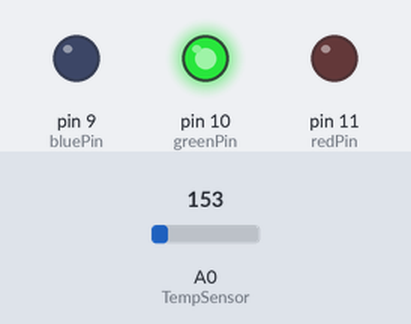
The sketch below on a simulated Arduino Uno, built with avr-gcc and run on an emulated ATmega328P. Shown: output pins drawn as LEDs (lit = HIGH). The test bench sets the inputs (shaded band); at power-on: A0 (TempSensor) = 153. What the sketch prints to the serial monitor is not drawn.

Above: at 0.1 s.
Timing chart, 0 to 1.6 s (numbered marks = the images above):
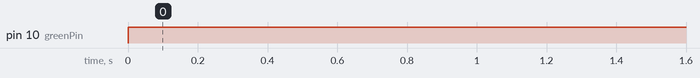

Measured:
- by itself, pin 10 (greenPin): LOW → HIGH at 0.00 s

The sketch:

temp_color_V3.ino
```cpp
int TempSensor = 0; //Our AnalogIn is pin A0
int redPin = 11;
int greenPin = 10;
int bluePin = 9;

//Colors
/*int red[3] = {255,0,0}; //ANGER
int green[3] = {0,255,0}; //Neutral
int blue[3] = {0,0,255}; //Calm or relaxed
int yellow[3] = {255,255,0}; //tense or excited
int purple[3] = {80,0,80}; // happy or romantic
int brown[3] = {165,42,42}; //nervous or anxious
*/

void setup()
{
  pinMode(redPin, OUTPUT);
  pinMode(greenPin, OUTPUT);
  pinMode(bluePin, OUTPUT);
  Serial.flush();
  Serial.begin(9600);
  //establishContact();
}

void loop()
{

  //INPUT --> everything to do with temperature
  int TempSensor_reading = analogRead(TempSensor);
  float voltage = TempSensor_reading * 5.0;
  voltage /= 1024.0;
  float temp_Celsius = (voltage - 0.5) * 100 ;
  float temp_faren = (temp_Celsius*1.8) + 32;

 //Serial.println(temp_faren);
 //OUTPUT --> Setting the ring color to the corresponding mood/emotion
 if(temp_faren>= 68.0 && temp_faren<= 69.0){
    setColor(255, 255, 0);
    Serial.println("BLUE");
    delay(1000);
 }else if(temp_faren>= 69.0 && temp_faren<=70.0) {
    setColor(0, 255, 255);  // blue
    Serial.println("RED");
    delay(1000);
 } else {
   setColor(255, 0, 255);
   Serial.println("GREEN");
   delay(1000);
 }
}

void setColor(int red, int green, int blue)
{
  analogWrite(redPin, 255-red);
  analogWrite(greenPin, 255-green);
  analogWrite(bluePin, 255-blue);
}
```
